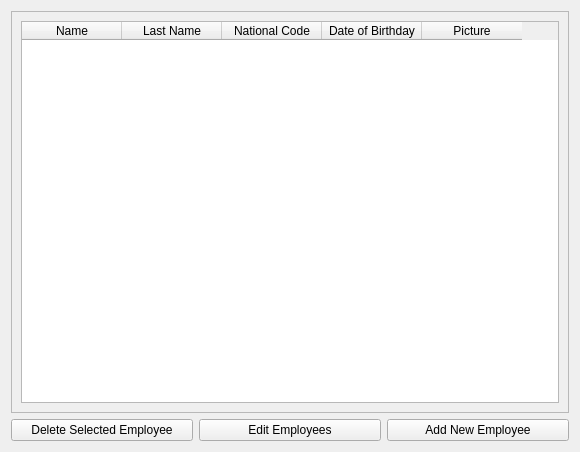
<?xml version="1.0" encoding="UTF-8"?>
<ui version="4.0">
 <class>Form</class>
 <widget class="QWidget" name="Form">
  <property name="geometry">
   <rect>
    <x>0</x>
    <y>0</y>
    <width>580</width>
    <height>452</height>
   </rect>
  </property>
  <property name="sizePolicy">
   <sizepolicy hsizetype="Expanding" vsizetype="Expanding">
    <horstretch>0</horstretch>
    <verstretch>0</verstretch>
   </sizepolicy>
  </property>
  <property name="minimumSize">
   <size>
    <width>580</width>
    <height>0</height>
   </size>
  </property>
  <property name="maximumSize">
   <size>
    <width>16777215</width>
    <height>16777215</height>
   </size>
  </property>
  <property name="windowTitle">
   <string>Form</string>
  </property>
  <layout class="QGridLayout" name="gridLayout">
   <item row="1" column="1">
    <widget class="QPushButton" name="edit_item">
     <property name="text">
      <string>Edit Employees</string>
     </property>
    </widget>
   </item>
   <item row="1" column="0">
    <widget class="QPushButton" name="del_item">
     <property name="text">
      <string>Delete Selected Employee</string>
     </property>
    </widget>
   </item>
   <item row="1" column="2">
    <widget class="QPushButton" name="new_employee">
     <property name="text">
      <string>Add New Employee</string>
     </property>
    </widget>
   </item>
   <item row="0" column="0" colspan="3">
    <widget class="QScrollArea" name="scrollArea">
     <property name="widgetResizable">
      <bool>true</bool>
     </property>
     <widget class="QWidget" name="scrollAreaWidgetContents">
      <property name="geometry">
       <rect>
        <x>0</x>
        <y>0</y>
        <width>560</width>
        <height>403</height>
       </rect>
      </property>
      <layout class="QGridLayout" name="gridLayout_2">
       <item row="0" column="1">
        <widget class="QTableWidget" name="tableWidget">
         <property name="horizontalScrollBarPolicy">
          <enum>Qt::ScrollBarAsNeeded</enum>
         </property>
         <property name="rowCount">
          <number>0</number>
         </property>
         <property name="columnCount">
          <number>5</number>
         </property>
         <attribute name="horizontalHeaderDefaultSectionSize">
          <number>100</number>
         </attribute>
         <column>
          <property name="text">
           <string>Name</string>
          </property>
         </column>
         <column>
          <property name="text">
           <string>Last Name</string>
          </property>
         </column>
         <column>
          <property name="text">
           <string>National Code</string>
          </property>
         </column>
         <column>
          <property name="text">
           <string>Date of Birthday</string>
          </property>
         </column>
         <column>
          <property name="text">
           <string>Picture</string>
          </property>
         </column>
        </widget>
       </item>
      </layout>
     </widget>
    </widget>
   </item>
  </layout>
 </widget>
 <resources/>
 <connections/>
</ui>
